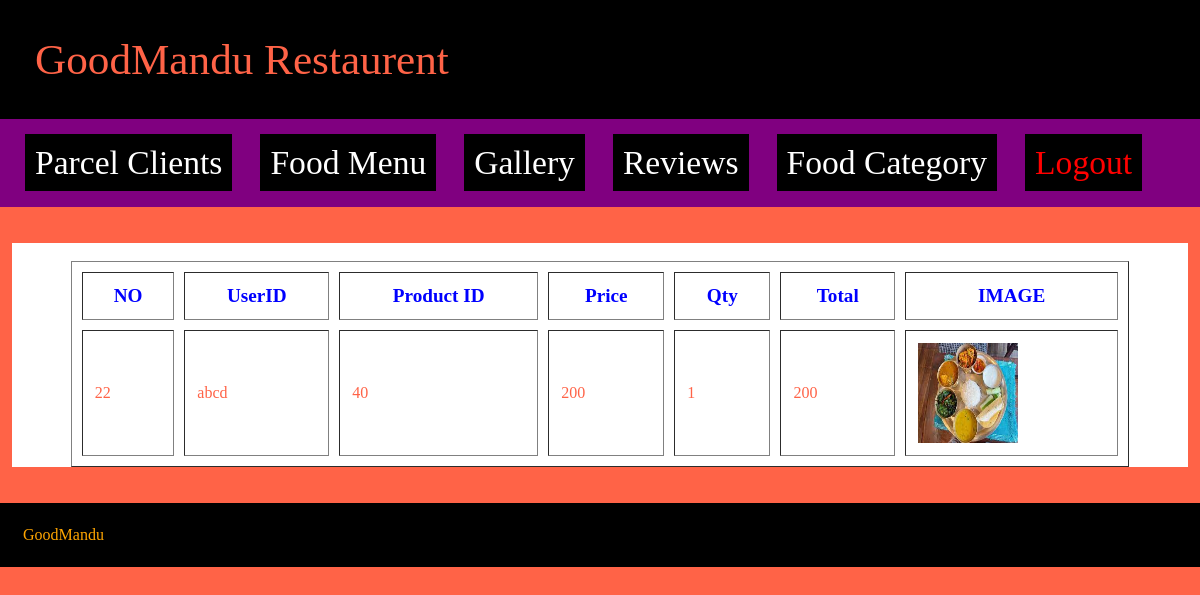
The page /admin/viewcart.php?pid=40&uid=abcd (signed in) on the database its author committed.
### tables this page shows
CREATE TABLE
    `addcart` (
        `id` bigint(12) NOT NULL,
        `p_id` bigint(12) NOT NULL,
        `u_id` varchar(50) NOT NULL,
        `price` bigint(12) NOT NULL,
        `qty` bigint(12) NOT NULL,
        `total` bigint(12) NOT NULL
    );

CREATE TABLE
    `menu` (
        `id` bigint(12) NOT NULL,
        `category` varchar(100) NOT NULL,
        `sub_cat` varchar(120) NOT NULL,
        `title` varchar(100) NOT NULL,
        `description` text NOT NULL,
        `price` bigint(6) NOT NULL,
        `image` text NOT NULL
    );

### admin/viewcart.php (the view)
<?php session_start();
if(isset($_SESSION['uid']))
{
include "header.php"; ?>
<div style="background-color: white; width: 98%; margin: 0 auto; ">
	<br>
	<?php	include "connect.php";
	$pid = $_GET['pid'];
	$uid = $_GET['uid'];
		?>
	<table border=1 align="center" width=90% cellspacing="10" cellpadding="12">
		<tr>
			<th>NO</th>
			<th>UserID</th>
			<th>Product ID</th>
			<th>Price</th>
			<th>Qty</th>
			<th>Total</th>
			<th>IMAGE</th>
		</tr>
		<?php
		$s = mysqli_query($con,"SELECT addcart.price, addcart.p_id, addcart.qty, addcart.total,addcart.id, checkout.name, addcart.u_id, menu.image
FROM addcart
INNER JOIN checkout ON addcart.p_id=checkout.p_id INNER JOIN menu on menu.id=checkout.p_id  where addcart.u_id='$uid' and checkout.p_id='$pid'");
		while($r = mysqli_fetch_array($s))
		{
		?>
		<tr>
				<td><?php echo $r['id']; ?></td>
				<td><?php echo $r['u_id']; ?></td>
				<td><?php echo $r['p_id']; ?></td>
				<td><?php echo $r['price']; ?></td>
				<td><?php echo $r['qty']; ?></td>
				<td><?php echo $r['total']; ?></td>
				<td><img src="<?php echo $r['image']; ?>" width=100 height=100></td>
		</tr>
		<?php
			}
		?>
	</table>
</div>
<?php include "footer.php"; ?>
<?php
}
else
{
     header("location:index.php");
}
?>

### admin/style2.css (style rules this page uses)
tr { color: tomato; }
th { color: blue; font-size: 1.2em; }

### rows shown on the page
addcart: id "22", u "abcd", p "40", price "200", qty "1", total "200", menu.image (picture)
